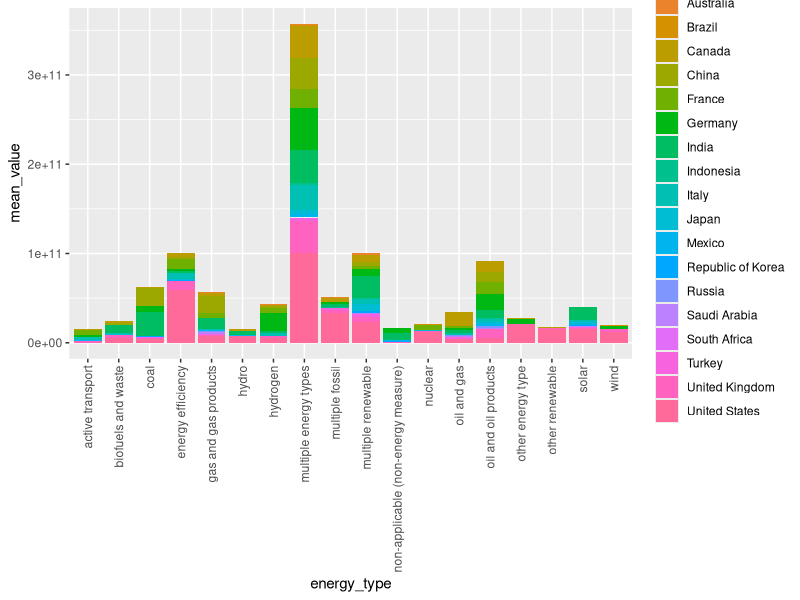

Write the R code that produced this figure.
## ---- chunk 1
library(tidyverse)
## ---- chunk 2
countries_data <- read_csv("region-g20+countries.csv") |>
  select("Country", "Policy Category", "Energy Type", "Value committed, USD") |>
  rename(
    country = "Country",
    policy_category = "Policy Category",
    energy_type = "Energy Type",
    value_committed_usd = "Value committed, USD"
  )
countries_data
## ---- chunk 3
countries_data |>
  group_by(country) |>
  summarize(
    energy_type = energy_type,
    mean_value = mean(value_committed_usd)) |>
  ggplot(mapping = aes(x = energy_type,
                       y = mean_value)) +
  geom_col(mapping = aes(fill = country)) +
  scale_x_discrete(guide = guide_axis(angle = 90))
## ---- chunk 4
fossil_countries <- countries_data |>
  filter(
    policy_category == "fossil unconditional",
    value_committed_usd > 0
  ) |>
  group_by(
    country
  ) |>
  summarize(
    total_fossil = sum(value_committed_usd)
  ) |>
  arrange(desc(total_fossil))
knitr::kable(fossil_countries,
             col.names = c("Country", "Total Value Committed to Fossil Fuel Policies"))
## ---- chunk 5
clean_countries <- countries_data |>
  filter(
    policy_category == "clean unconditional",
    value_committed_usd > 0
  ) |>
  group_by(
    country
  ) |>
  summarize(
    total_clean = sum(value_committed_usd)
  ) |>
  arrange(desc(total_clean))
knitr::kable(clean_countries,
             col.names = c("Country", "Total Value Committed to Clean Fuel Policies"))
